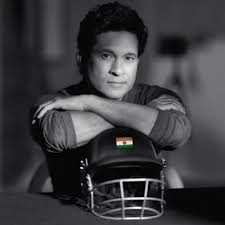
#> input picture DB/sachin/01.jpg, 225 x 225 px, found by its file name; its folder holds only this picture in this run
$ jupyter execute face_recog.ipynb
#> lines starting #> are read from the running program, lines starting #| are printed output that depends on the picture
[cell 1]
import cv2

[cell 2]
def name_map(x):
    if x=='sachin':
        return 0
    if x=='obama':
        return 1
    if x=='messi':
        return 2

[cell 3]
def get_name(x):
    if x==0:
        return 'sachin'
    if x==1:
        return 'obama'
    if x==2:
        return 'messi'

[cell 4]
def detect_face(img):
    gray=cv2.cvtColor(img,cv2.COLOR_BGR2GRAY)
    face_cascade=cv2.CascadeClassifier(r'D:\DL Projects\face recognization\haarcascade_frontalface_default.xml')
    face=face_cascade.detectMultiScale(gray,minNeighbors=6)
    # print(face)
    if len(face)==0:
        return None,None
    x,y,w,h=face[0]
    return gray[x:x+w,y:y+h], face[0]

[cell 5]
# [6 lines of commented-out code are left out]

[cell 6]
import os

[cell 7]
def prepare_training_data(data_folder):
#> called with data_folder = 'D:\\DL Projects\\face recognization\\DB'
    dirs=os.listdir(data_folder)
    # print(dir)
    faces=[]
    labels=[]
    for dir_name in dirs:
        sub_dir=data_folder+'/'+dir_name
        # print(sub_dir)
        images=os.listdir(sub_dir)
        for img in images:
            image_path=sub_dir+'/'+img
            # print(image_path)
            image=cv2.imread(image_path)
#> image is the input picture: shape (225, 225, 3); mean B, G, R 61.6, 60.1, 60.1
            cv2.imshow('training',image)
            cv2.waitKey(500)

            # detect face
            face,rect=detect_face(image)
#> in detect_face, `face=face_cascade.detectMultiScale(gray,minNeighbors=6)`: face = [[89, 35, 57, 57]]
#> in detect_face, `x,y,w,h=face[0]`: x = 89; y = 35; w = 57
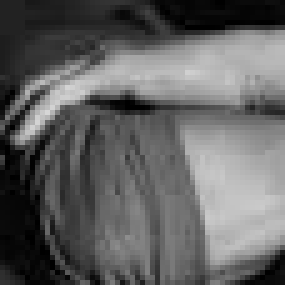
#> face: shape (57, 57) (shown 5 times larger); min 0, max 214, mean 97.4
#> rect = [89, 35, 57, 57]
            if face is not None:
                faces.append(face)
                labels.append(name_map(dir_name))
                # print(labels)
    cv2.waitKey(1)
    cv2.destroyAllWindows()
    return faces,labels

[cell 8]
faces,labels=prepare_training_data(r'D:\DL Projects\face recognization\DB')
#> faces = 1 item; labels = [0]
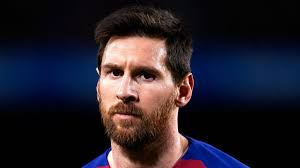
#> input picture messi.jpg, 300 x 168 px, found by its file name
#> further down, test_img is the input picture: shape (168, 300, 3); mean B, G, R 42, 31.8, 37

[cell 9]
reconizer=cv2.face.LBPHFaceRecognizer_create()
reconizer

[cell 10]
import numpy as np

[cell 11]
reconizer.train(faces,np.array(labels))

[cell 12]
def draw_rectangle(img,rect):
    (x,y,w,h)=rect
    cv2.rectangle(img,(x,y),(x+w,y+h),(0,255,255),3)

[cell 13]
def write_text(img,text,x,y):
    cv2.putText(img,text,(x,y),cv2.FONT_HERSHEY_COMPLEX,1,(232,121,121),2)

[cell 14]
def predict_new(test_img):
    img=test_img.copy()
    face,rect=detect_face(img)
#> in detect_face (call 2), `gray=cv2.cvtColor(img,cv2.COLOR_BGR2GRAY)`:
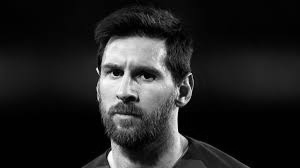
#> gray: shape (168, 300); min 0, max 253, mean 34.5
#> in detect_face (call 2), `face=face_cascade.detectMultiScale(gray,minNeighbors=6)`: face = [[83, 38, 92, 92]]
#> in detect_face (call 2), `x,y,w,h=face[0]`: x = 83; y = 38; w = 92
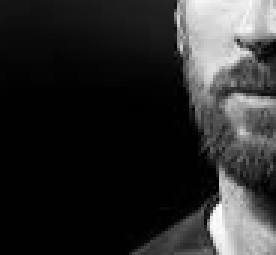
#> face: shape (85, 92) (shown 3 times larger); min 0, max 253, mean 44.2
#> rect = [83, 38, 92, 92]
    label=reconizer.predict(face)
#> label = (0, 200)
    # print(label)
    label_text=get_name(label[0])
#> label_text = 'sachin'
    # print(label_text)
    draw_rectangle(img,rect)
#> in draw_rectangle, `(x,y,w,h)=rect`: x = 83; y = 38; w = 92
    write_text(img,label_text,rect[0],rect[1])
#> in write_text, `cv2.putText(img,text,(x,y),cv2.FONT_HERSHEY_COMPLEX,1,(232,121,121),2)`:
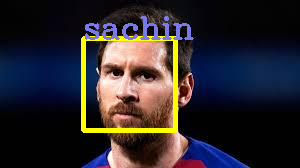
#> img: shape (168, 300, 3); mean B, G, R 44.3, 39.9, 44.4
    return img

[cell 15]
test_img=cv2.imread(r'D:\DL Projects\face recognization\messi.jpg')
predicted=predict_new(test_img)
cv2.imshow('Predicted',predicted)
cv2.waitKey()
cv2.destroyAllWindows()
